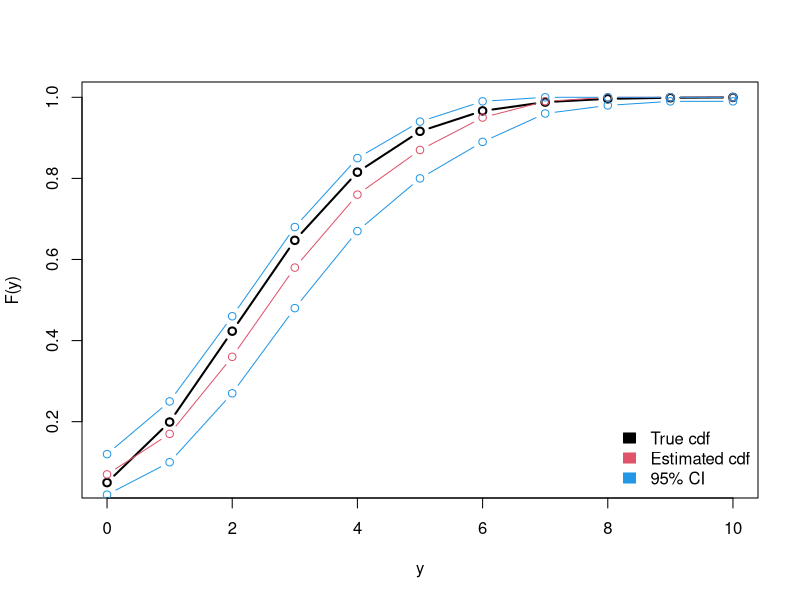

The R source for this figure:
## ---- chunk 1
knitr::opts_chunk$set(echo = TRUE)
## ---- chunk 2
log_p_alpha <- function(y, unique_y, n_j_values, alpha, lambda, a_alpha, b_alpha) {
     n_star <- length(unique_y)
     n <- length(y)
     out <- n_star * log(alpha) - sum(log(alpha:(alpha + n - 1))) + dgamma(alpha, shape = a_alpha, rate = b_alpha, log = TRUE)
     for (j in seq_along(unique_y)) {
          f0_val <- dpois(unique_y[j], lambda)
          out <- out + log(f0_val) + (n_j_values[j] - 1) * log(alpha * f0_val + 1)
     }
     return(out)
}
## ---- chunk 3
log_p_lambda <- function(y, unique_y, n_j_values, alpha, lambda, a_lambda, b_lambda) {
     n_star <- length(unique_y)
     n <- length(y)
     out <- dgamma(lambda, shape = a_lambda, rate = b_lambda, log = TRUE)
     for (j in seq_along(unique_y)) {
          f0_val <- dpois(unique_y[j], lambda)
          out <- out + log(f0_val) + (n_j_values[j] - 1) * log(alpha * f0_val + 1)
     }
     return(out)
}
## ---- chunk 4
sample_alpha <- function(y, unique_y, n_j_values, alpha, lambda, a_alpha, b_alpha, proposal_sd, accept_count) {
     log_alpha <- log(alpha)
     alpha_p <- exp(log_alpha + rnorm(1, mean = 0, sd = proposal_sd))
     logr <- (log_p_alpha(y, unique_y, n_j_values, alpha_p, lambda, a_alpha, b_alpha) + log(alpha_p)) - (log_p_alpha(y, unique_y, n_j_values, alpha, lambda, a_alpha, b_alpha) + log_alpha)
     if (log(runif(1)) < logr) {
          alpha <- alpha_p
          accept_count <- accept_count + 1
     }
     return(list(alpha = alpha, accept_count = accept_count))
}
## ---- chunk 5
sample_lambda <- function(y, unique_y, n_j_values, alpha, lambda, a_lambda, b_lambda, proposal_sd, accept_count) {
     log_lambda <- log(lambda)
     lambda_p <- exp(log_lambda + rnorm(1, mean = 0, sd = proposal_sd))
     logr <- (log_p_lambda(y, unique_y, n_j_values, alpha, lambda_p, a_lambda, b_lambda) + log(lambda_p)) - (log_p_lambda(y, unique_y, n_j_values, alpha, lambda, a_lambda, b_lambda) + log_lambda)
     if (log(runif(1)) < logr) {
          lambda <- lambda_p
          accept_count <- accept_count + 1
     }
     return(list(lambda = lambda, accept_count = accept_count))
}
## ---- chunk 6
sample_F <- function(y, alpha, lambda) {
     sample_size <- 100
     n <- length(y)
     alpha_star <- alpha + n
     weights_base <- alpha / alpha_star
     weights_empirical <- n / alpha_star
     out <- numeric(sample_size)
     for (i in 1:sample_size) {
          if (runif(1) < weights_base) {
               out[i] <- rpois(1, lambda)
          } else {
               out[i] <- sample(y, 1)
          }
     }
     return(out)
}
## ---- chunk 7
MCMC <- function (y, a_alpha, b_alpha, a_lambda, b_lambda, n_sim, n_skip, n_burn) {
     # settings 
     target_accept_rate <- 0.234
     gamma <- 0.1
     # data
     unique_y <- unique(y)
     n_j_values <- as.numeric(table(y))
     # chain
     B <- n_sim*n_skip + n_burn
     i <- 1
     proposal_sd_alpha  <- 1
     proposal_sd_lambda <- 1
     accept_count_alpha  <- 0
     accept_count_lambda <- 0
     alpha_chain  <- NULL
     lambda_chain <- NULL
     F_chain      <- NULL
     alpha  <- rgamma(n = 1, shape = a_alpha,  rate = b_alpha )
     lambda <- rgamma(n = 1, shape = a_lambda, rate = b_lambda) 
     for (b in 1:B) {
          # sample alpha
          tmp <- sample_alpha (y, unique_y, n_j_values, alpha, lambda, a_alpha, b_alpha, proposal_sd_alpha, accept_count_alpha)
          alpha <- tmp$alpha 
          accept_count_alpha <- tmp$accept_count
          # sample lambda
          tmp <- sample_lambda(y, unique_y, n_j_values, alpha, lambda, a_lambda, b_lambda, proposal_sd_lambda, accept_count_lambda)
          lambda <- tmp$lambda 
          accept_count_lambda <- tmp$accept_count
          # adapt
          if (b <= n_burn) {
               proposal_sd_alpha  <- proposal_sd_alpha *exp(gamma*log(1 + (accept_count_alpha /b - target_accept_rate)))
               proposal_sd_lambda <- proposal_sd_lambda*exp(gamma*log(1 + (accept_count_lambda/b - target_accept_rate)))
          }
          # store
          if ((b > n_burn) & (b%%n_skip == 0)) {
              alpha_chain [i] <- alpha
              lambda_chain[i] <- lambda
              F_chain <- rbind(F_chain, sample_F(y, alpha, lambda))
              i <- i+1
          }
          # progress
          #percent_complete <- 100*b/B 
          #if ((percent_complete%%10 == 0) && percent_complete > 0)
          #     cat(sprintf("Progress: %d%% complete\n", percent_complete))
     }
     list(F_chain = F_chain, alpha_chain = alpha_chain, lambda_chain = lambda_chain)
}
## ---- chunk 8
posterior_predictive <- function(y_max, F_chain) {
     B <- nrow(F_chain)
     # P( Y = y | data), for y >= 1
     out <- numeric(y_max)
     for (y in 1:y_max) {
          tmp <- 0
          for (b in 1:B) {
               Fb <- ecdf(F_chain[b,])
               tmp <- tmp + (Fb(y) - Fb(y-1))/B
          }
          out[y] <- tmp
     }
     # P( Y = 0 | data) 
     tmp <- 0
     for (b in 1:B)
          tmp <- tmp + ecdf(F_chain[b,])(1)/B
     out <- c(tmp - out[1], out)
     # return
     out
}
## ---- chunk 9
# data
set.seed(42)
y <- rpois(n = 100, lambda = 3)
## ---- chunk 10
# MCMC
samples <- MCMC(y, a_alpha = 1, b_alpha = 1, a_lambda = 1, b_lambda = 1, n_sim = 10000, n_skip = 10, n_burn = 10000)
## ---- chunk 11
# posterior predictive
y_max <- 10
pp <- posterior_predictive(y_max, samples$F_chain)
## ---- chunk 12
# estimation
B <- nrow(samples$F_chain)
out <- NULL
for (y in 0:y_max) {
     tmp <- NULL
     for (b in 1:B) {
          Fb <- ecdf(samples$F_chain[b,])
          tmp[b] <- Fb(y)
     }
     out <- cbind(out, tmp)
}
ic <- apply(X = out, MARGIN = 2, FUN = quantile, probs = c(0.025,0.5,0.975))
## ---- chunk 13
# viz
plot(0:y_max, ppois(0:y_max, 3), type = "b", xlab = "y", ylab = "F(y)", lwd = 2)
lines(0:y_max, ic[1,], type = "b", col = 4)
lines(0:y_max, ic[2,], type = "b", col = 2)
lines(0:y_max, ic[3,], type = "b", col = 4)
legend("bottomright", legend = c("True cdf", "Estimated cdf", "95% CI"), col = c(1,2,4), fill = c(1,2,4), border = c(1,2,4), bty = "n")
